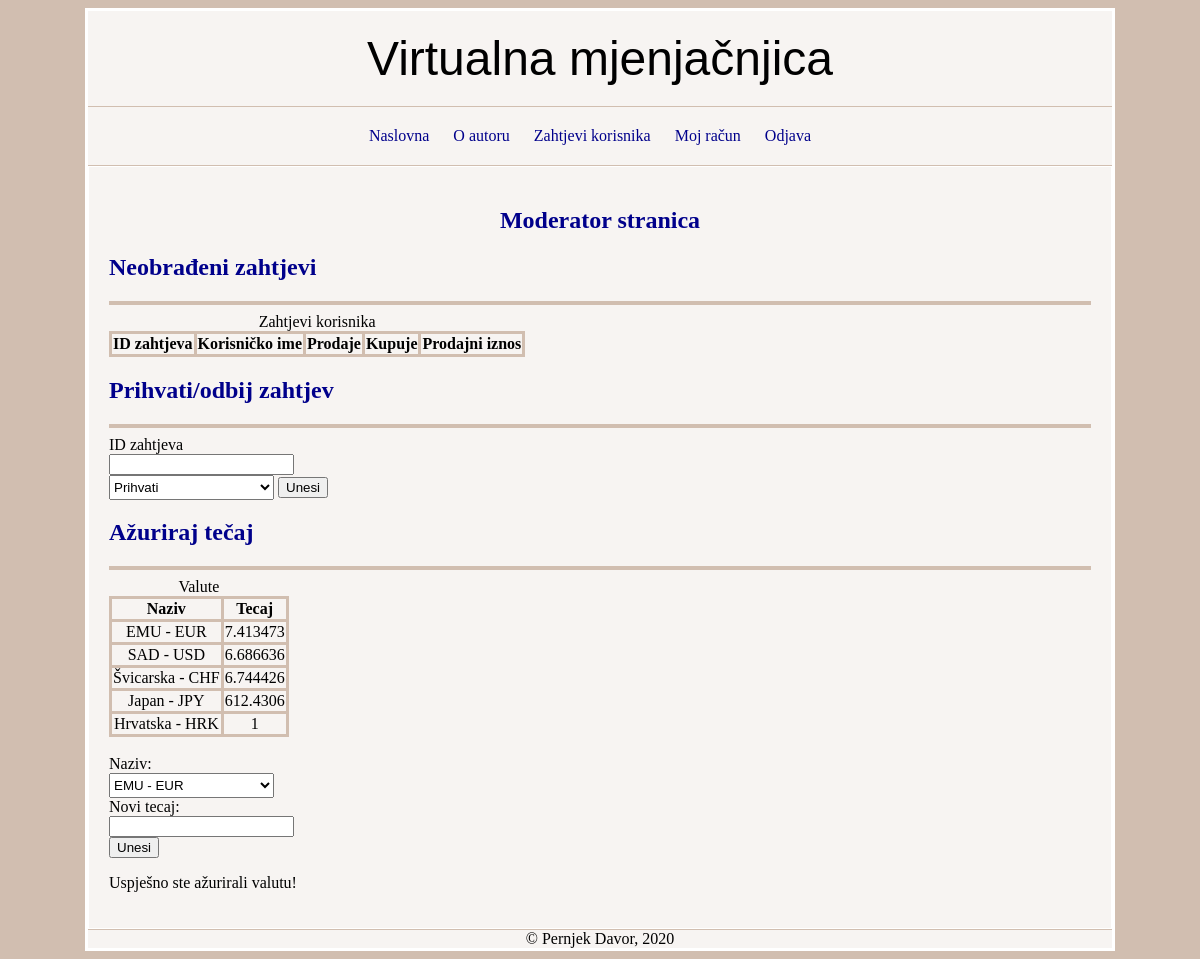
Page /zahtjevi.php?vstat=1 (signed in) on the committed database.
### tables this page shows
CREATE TABLE IF NOT EXISTS `valuta` (
  `valuta_id` INT NOT NULL AUTO_INCREMENT,
  `moderator_id` INT NOT NULL,
  `naziv` VARCHAR(50) NOT NULL,
  `tecaj` DOUBLE NOT NULL,
  `slika` TEXT NOT NULL,
  `zvuk` TEXT NULL COMMENT '	',
  `aktivno_od` TIME NULL,
  `aktivno_do` TIME NULL,
  `datum_azuriranja` DATE NULL,
  PRIMARY KEY (`valuta_id`),
  INDEX `fk_liga_korisnik1_idx` (`moderator_id` ASC),
  CONSTRAINT `fk_liga_korisnik1`
    FOREIGN KEY (`moderator_id`)
    REFERENCES `korisnik` (`korisnik_id`)
    ON DELETE NO ACTION
    ON UPDATE NO ACTION);

### baza.php (called while the page is built, shortened)
<?php
function izvrsiUpit($veza, $upit){
	$rezultat = mysqli_query($veza,$upit);
	return $rezultat;
}
?>

### zahtjevi.php (the view, shortened to what this page needs)
<?php
include_once("baza.php");
$veza = spojiSeNaBazu();
?>
<?php include "zaglavlje.php" ?>
<?php include "zaglavlje_nastavak.php" ?>
<section>
	<h1>Moderator stranica</h1>
	<h2>Neobrađeni zahtjevi</h2>
	<hr />
	<table>
		<caption>Zahtjevi korisnika</caption>
		<thead>
			<tr>
				<th>ID zahtjeva</th>
				<th>Korisničko ime</th>
				<th>Prodaje</th>
				<th>Kupuje</th>
				<th>Prodajni iznos</th>
			</tr>
		</thead>
	</table>
	<h2>Prihvati/odbij zahtjev</h2>
	<hr />
	<form name="zahtjev_obrada" id="zahtjev_obrada" method="POST" action="obradi.php" >
		<label for="idzahtjeva">ID zahtjeva</label><br/>
		<input name="idzahtjeva" id="idzahtjeva" type="text" /><br/>
		<select name="stanje" id="stanje">
			<option value="1">Prihvati</option>
		</select>
		<input type="submit" name="submit" id="submit" value="Unesi" />
	</form>
	<h2>Ažuriraj tečaj</h2>
	<hr />
	<table>
		<caption>Valute</caption>
		<thead>
			<tr>
				<th>Naziv</th>
				<th>Tecaj</th>
			</tr>
		</thead>
		<tbody>
			<?php
			$ut = "SELECT * FROM valuta WHERE moderator_id = {$_SESSION['id']}";
				foreach (izvrsiUpit($veza, $ut) as $u){
					echo "<tr>";
					echo "<td>" . $u["naziv"] . "</td>";
					echo "<td>" . $u["tecaj"] . "</td>";
					echo "</tr>";
				}
			?>
		</tbody>
	</table>
	<br />
	<form name="azuriraj_tecaj" id="azuriraj_tecaj" method="POST" action="azuriraj_tecaj.php" >
		<label for="naziv">Naziv:</label><br/>
		<select name="naziv" id="naziv">
		<?php
			foreach(izvrsiUpit($veza, $ut) as $n){?>
				<option value="<?php echo $n['naziv']?>"><?php echo $n['naziv']?></option>
			<?php } ?>
		</select>
		<br />
		<label for="tecaj">Novi tecaj:</label><br/>
		<input name="tecaj" id="tecaj" type="text" /><br/>
		<input type="submit" name="azuriraj_t" id="azuriraj_t" value="Unesi" />
	</form>
	<?php
	if (isset($_GET['vstat']))
	{
		if ($_GET['vstat'] == 1){
			echo "<p>Uspješno ste ažurirali valutu!</p>";
		}else if($_GET['vstat'] == 2) {
			echo "<p>Valuta nije ažurirana! Pričekajte 1 dan!</p>";
		}
	}
	?>
</section>
<?php include("podnozje.php") ?>

### zaglavlje.php (shortened to what this page needs)
<!DOCTYPE html>
	<html lang="hr">
		<head>
			<link rel="stylesheet" href="stil.css" type="text/css" />

### zaglavlje_nastavak.php (shortened to what this page needs)
</head>
		<body>
			<div id= "container">
				<header>
					Virtualna mjenjačnjica
				</header>
				<nav>
					<a href="index.php">Naslovna</a>
					<a href="o_autoru.html">O autoru</a>
					<?php if(isset($_SESSION["id"]) && $_SESSION["tip"] == 1) { ?>
						<a href="zahtjevi.php">Zahtjevi korisnika</a>
					<?php } ?>
					<?php if(!isset($_SESSION["id"])) { ?>
						<a href="prijava.php">Prijava</a>
						<?php }else{ ?>
							<a href="racun.php">Moj račun</a>
							<a class="veza" href="prijava.php?odjava=1">Odjava</a>
					<?php } ?>
				</nav>

### podnozje.php
			<footer>&copy; Pernjek Davor, 2020</footer>
		</div>
	</body>
</html>

### stil.css (style rules this page uses)
#container { width: 1024px; margin: 0 auto; background-color: #F7F4F2; border: 3px solid white; }
header { text-align: center; font-size: 48px; font-family: Arial, sans-serif; border-bottom: 1px solid #D1BEB0; padding: 20px 0px 20px 0px; }
nav { text-align: center; padding: 20px 0px 20px 0px; border-bottom: 1px solid #D1BEB0; }
nav a { padding-right: 20px; text-decoration: none; }
footer { text-align: center; border-top: 1px solid #D1BEB0; }
section { border: 1px solid white; padding: 20px; }
html { background-color: #D1BEB0; }
td { text-align:center; }
hr { border: 2px solid #D1BEB0; }
table { border-collapse: collapse; }
table, th, td { border-color: #D1BEB0; border-style: solid; }
a { color: darkblue; }
h1 { text-align: center; color:darkblue; }
h2 { color:darkblue; }
table { border: 1px solid; }
select { width:165px; height: 25px; }

### rows in the picture
valuta: naziv "EMU - EUR", tecaj "7.413473"
valuta: naziv "SAD - USD", tecaj "6.686636"
valuta: naziv "Švicarska - CHF", tecaj "6.744426"
valuta: naziv "Japan - JPY", tecaj "612.4306"
valuta: naziv "Hrvatska - HRK", tecaj "1"

### other values in the picture
form field naziv "EMU - EUR"
